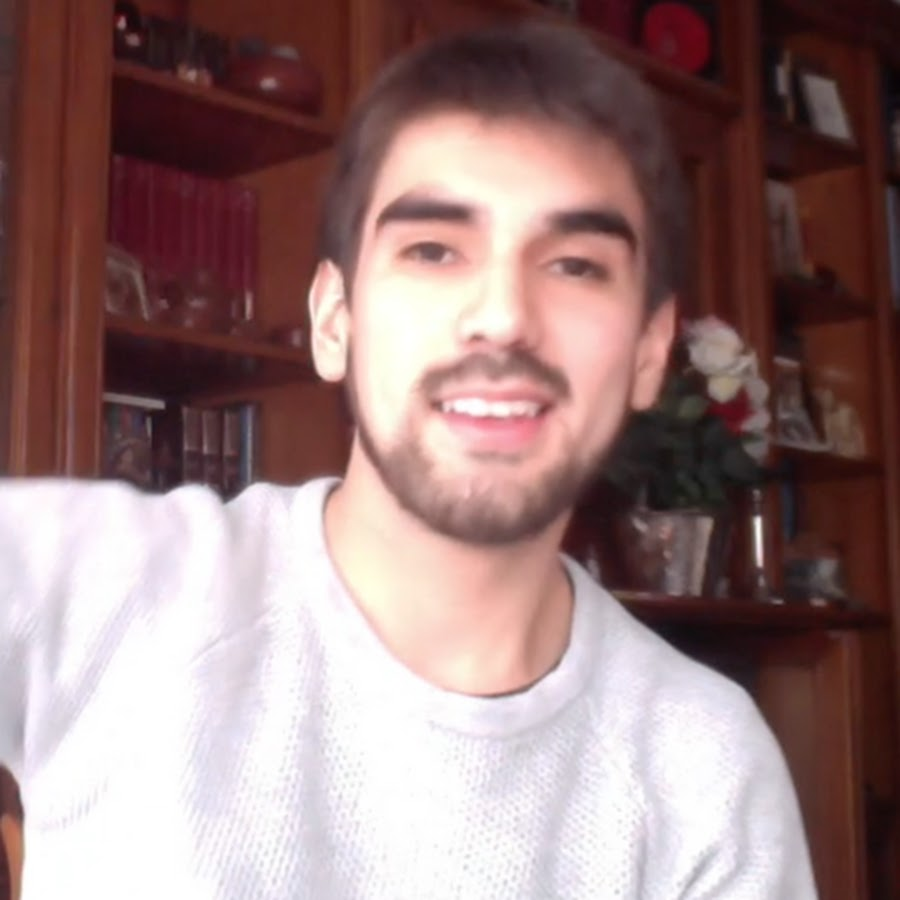
#> input picture data/images/2.jpg, 900 x 900 px, found by its file name
$ python joining_images.py
#> lines starting #> are read from the running program, lines starting #| are printed output that depends on the picture
import cv2
import numpy as np


def stack_images(scale, imgArray):

    rows = len(imgArray)
    cols = len(imgArray[0])
    rowsAvailable = isinstance(imgArray[0], list)
    width = imgArray[0][0].shape[1]
    height = imgArray[0][0].shape[0]
    if rowsAvailable:
        for x in range(0, rows):
            for y in range(0, cols):
                if imgArray[x][y].shape[:2] == imgArray[0][0].shape[:2]:
                    imgArray[x][y] = cv2.resize(
                        imgArray[x][y], (0, 0), None, scale, scale)
                else:
                    imgArray[x][y] = cv2.resize(
                        imgArray[x][y],
                        (imgArray[0][0].shape[1],
                         imgArray[0][0].shape[0]),
                        None, scale, scale)
                if len(imgArray[x][y].shape) == 2:
                    imgArray[x][y] = cv2.cvtColor(
                        imgArray[x][y], cv2.COLOR_GRAY2BGR)
        imageBlank = np.zeros((height, width, 3), np.uint8)
        hor = [imageBlank]*rows
        hor_con = [imageBlank] * rows
        print(hor_con)
        for x in range(0, rows):
            hor[x] = np.hstack(imgArray[x])
        ver = np.vstack(hor)
    else:
        for x in range(0, rows):
            if imgArray[x].shape[:2] == imgArray[0].shape[:2]:
                imgArray[x] = cv2.resize(
                    imgArray[x], (0, 0), None, scale, scale)
            else:
                imgArray[x] = cv2.resize(
                    imgArray[x],
                    (imgArray[0].shape[1],
                     imgArray[0].shape[0]),
                    None, scale, scale)
            if len(imgArray[x].shape) == 2:
                imgArray[x] = cv2.cvtColor(imgArray[x], cv2.COLOR_GRAY2BGR)
        hor = np.hstack(imgArray)
        ver = hor
    return ver


path = r"C:\Users\Matheus\Desktop\opencv\data\images\2.jpg"
img = cv2.imread(path)
#> img is the input picture: shape (900, 900, 3); mean B, G, R 123.5, 124.2, 151.9
print("high", img.shape[0])
#| high 900
print("width", img.shape[1])
#| width 900
print("BGR", img.shape[2])
#| BGR 3
imgGray = cv2.cvtColor(img, cv2.COLOR_BGR2GRAY)
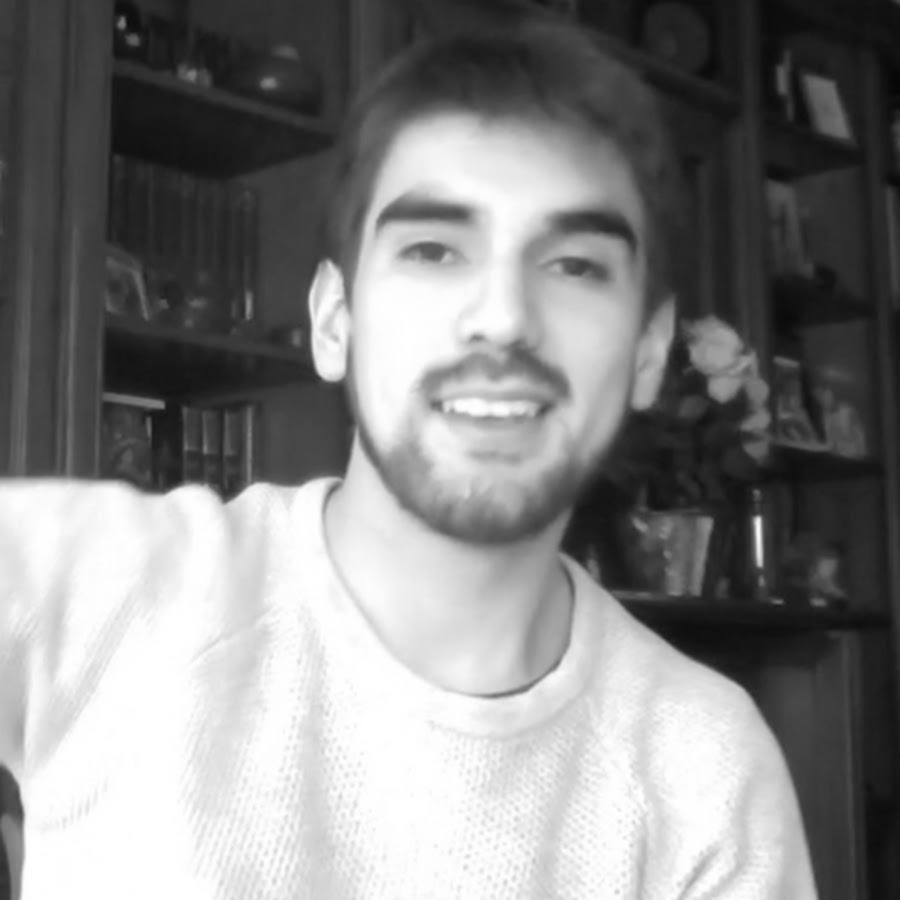
#> imgGray: shape (900, 900); min 5, max 255, mean 132.4
imgStack = stack_images(0.5, ([img, imgGray, img], [img, img, img]))
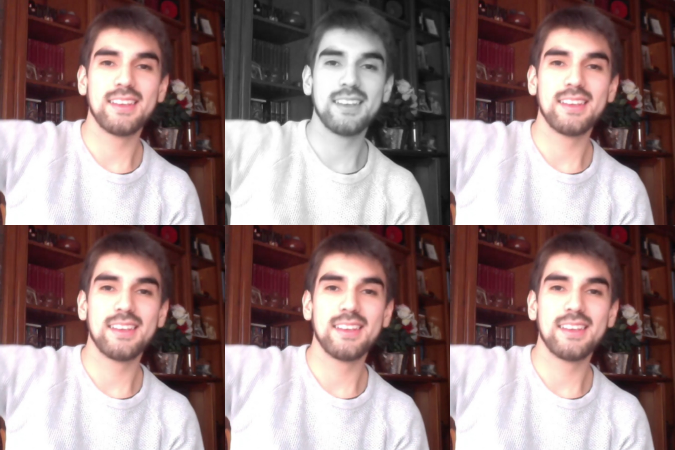
#> imgStack: shape (900, 1350, 3) (shown at 1/2 size); mean B, G, R 125.2, 125.7, 148.8

# [5 lines of commented-out code are left out]
cv2.imshow("ImageStack", imgStack)

cv2.waitKey(0)

$ run again, with data/images/1.jpg copied over data/images/2.jpg
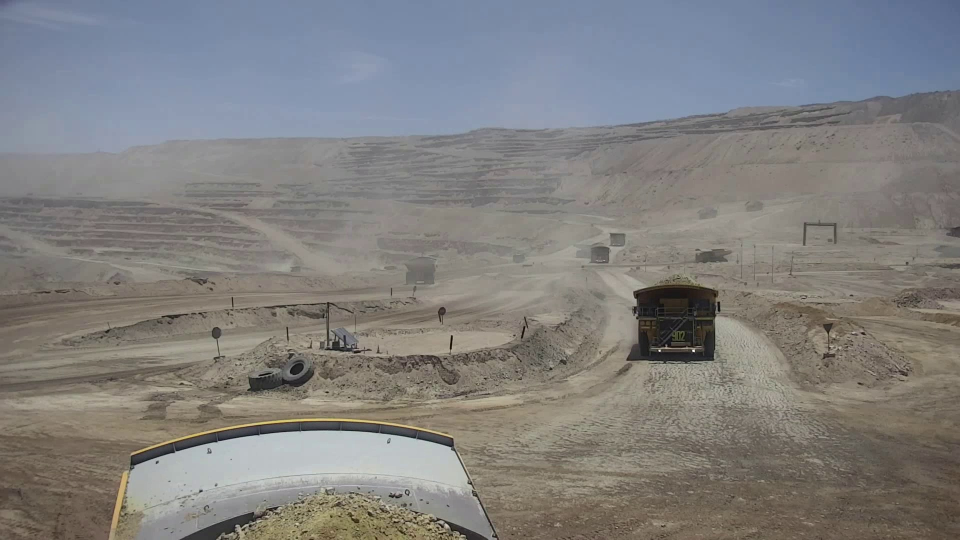
#> input picture data/images/1.jpg, 1920 x 1080 px, found by its file name (shown at 1/2 size)
#> img is the input picture: shape (1080, 1920, 3); mean B, G, R 127, 127.9, 128.8
#| high 1080
#| width 1920
#| BGR 3
#> `imgGray = cv2.cvtColor(img, cv2.COLOR_BGR2GRAY)`:
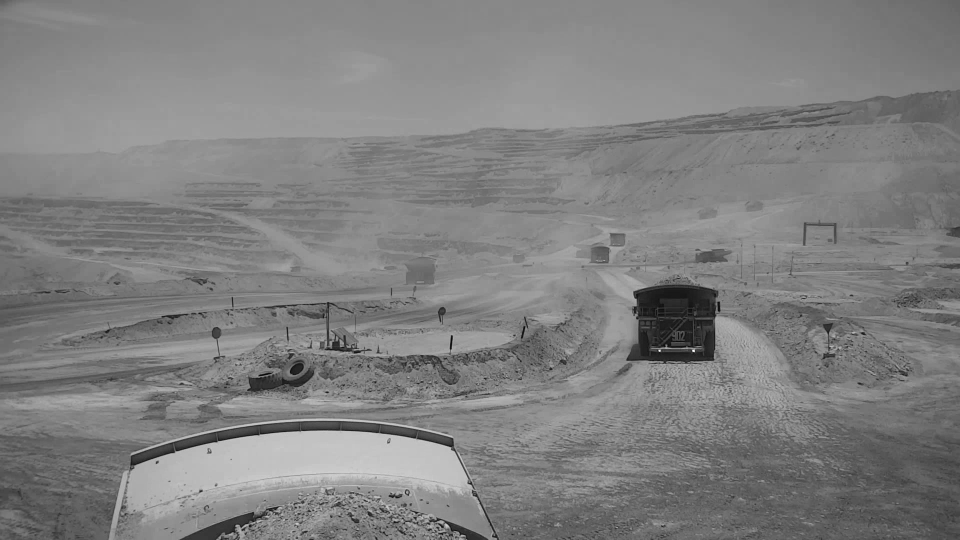
#> imgGray: shape (1080, 1920) (shown at 1/2 size); min 1, max 254, mean 128.1
#> `imgStack = stack_images(0.5, ([img, imgGray, img], [img, img, img]))`:
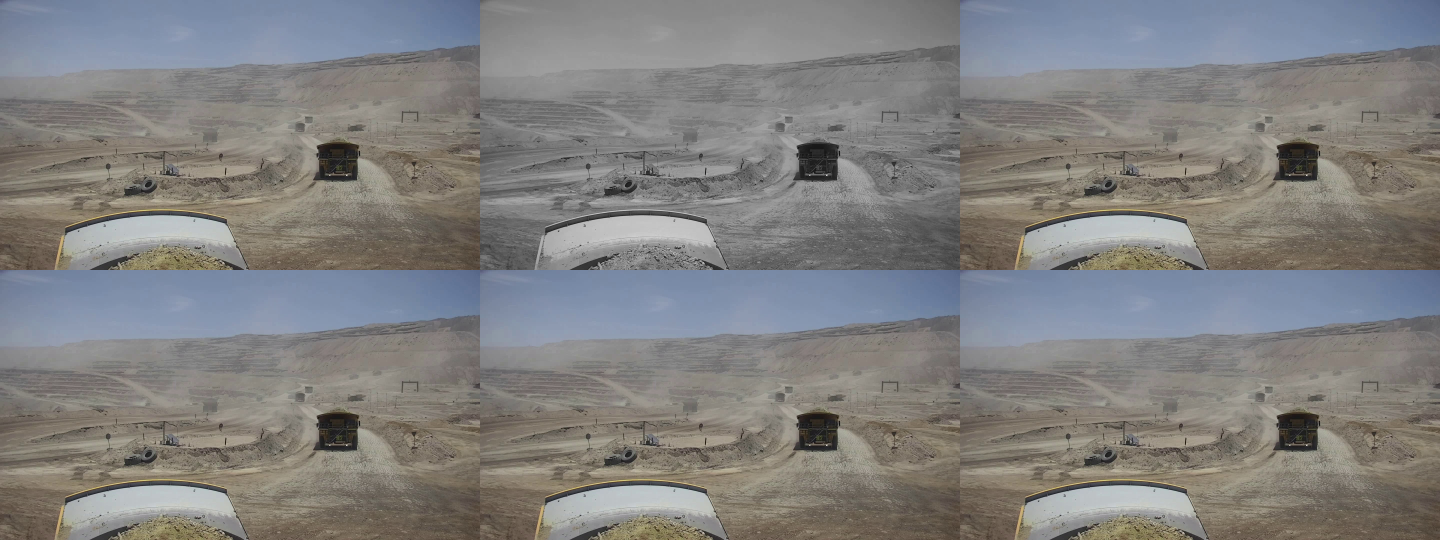
#> imgStack: shape (1080, 2880, 3) (shown at 1/2 size); mean B, G, R 127.3, 128, 128.8
